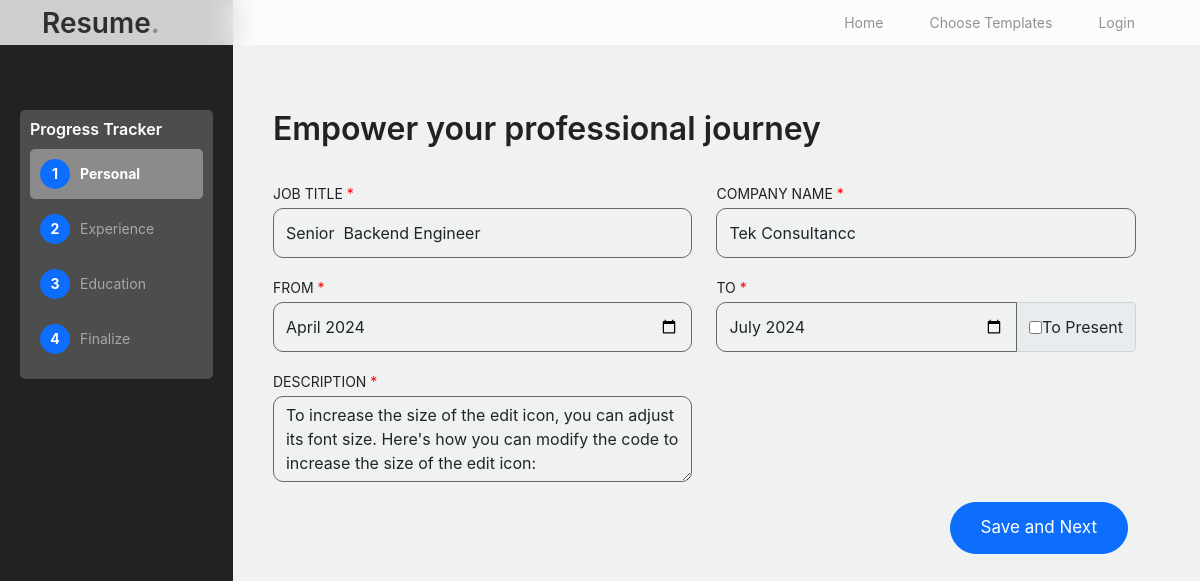
Page /edit_work_history/21 on the committed database.
### resume_builder/models.py (models this page shows)
class Experience(models.Model):
    user_id = models.ForeignKey('NewUser', on_delete=models.CASCADE)
    designation = models.CharField(max_length=800,default='designation')
    company_name = models.CharField(max_length=800,default='company name')
    from_date = models.CharField(max_length=800,default='from date')
    to_date = models.CharField(max_length=800,default='to date')
    description = models.CharField(max_length=1000,default='experience description')

### resume_builder/views.py (the view, shortened to what this page needs)
# urls.py: path('edit_work_history/<int:id>',views.edit_work_history,name="edit_work_history"),
def edit_work_history(request,id):
    user_id = request.user.id
    details=Experience.objects.get(id=id)
    context={'details':details}
    return render(request, 'edit_work_history.html',context)

### resume_builder/templates/edit_work_history.html (shortened to what this page needs)
<!doctype html>
<html lang="en">
<head>
		<link href="/static/home_assets/css/bootstrap.min.css" rel="stylesheet">
		<link href="https://cdnjs.cloudflare.com/ajax/libs/font-awesome/6.0.0-beta3/css/all.min.css" rel="stylesheet">
		<link href="/static/home_assets/css/tiny-slider.css" rel="stylesheet">
		<link href="/static/home_assets/css/style.css" rel="stylesheet">
	</head>
	<body>
		<nav class="custom-navbar navbar navbar-expand-md navbar-dark bg-dark fixed-top" aria-label="Furni navigation bar">
			<div class="container">
				<a class="navbar-brand" href="index.html">Resume<span>.</span></a>
				<div class="collapse navbar-collapse" id="navbarsFurni">
					<ul class="custom-navbar-nav navbar-nav ms-auto mb-2 mb-md-0">
						<li class="nav-item">
							<a class="nav-link" href="index.html">Home</a>
						</li>
						<li><a class="nav-link" href="shop.html">Choose Templates</a></li>
						<li><a class="nav-link" href="about.html">Login</a></li>
					</ul>
				</div>
			</div>
		</nav>
<div class="hero1">
		<div class="container1">
			<div class="sidebar" id="sidebar">
				<div class="tracking-system">
					<h3>Progress Tracker</h3>
					<ul class="tracking-steps">
						<li class="step active">
							<div class="step-number">1</div>
							Personal
						</li>
						<li class="step">
							<div class="step-number">2</div>
							Experience
						</li>
						<li class="step">
							<div class="step-number">3</div>
							Education
						</li>
						<li class="step">
							<div class="step-number">4</div>
							Finalize
						</li>
					</ul>
				</div>
			</div>
			<div class="main-content" id="main-content">
				<div style="margin-top: 70px;">
					<h2 class="mb-4 section-title1" style="color: #222222;"> Empower your professional journey </h2>
				</div>
                <form action="#" class="row g-6" style="background-color: transparent;" method="post">
                    <div class="row g-6">
                        <div class="col-lg-6">
                            <label style="color: #222222;">JOB TITLE <span style="color: red;">*</span></label>
                            <input type="text" value="{{details.designation}}" required name="designation" class="form-control" placeholder="Eg: Software Engineer" style="background-color: transparent; border: 1px solid #666;">
                        </div>
                        <div class="col-lg-6">
                            <label style="color: #222222;">COMPANY NAME <span style="color: red;">*</span></label>
                            <input type="text" value="{{details.company_name}}" required name="company_name" class="form-control" placeholder="Eg: Info-teck solutions" style="background-color: transparent; border: 1px solid #666;">
                        </div>
                    </div>
                    <div class="row g-6">
                        <div class="col-lg-6">
                            <label style="color: #222222;">FROM <span style="color: red;">*</span></label>
                            <input type="month" value="{{details.from_date}}" required class="form-control" name="from_date" style="background-color: transparent; border: 1px solid #666;">
                        </div>
                        <div class="col-lg-6">
                            <label style="color: #222222;">TO <span style="color: red;">*</span></label>
                            <div class="input-group">
                                <input type="month" value="{{details.to_date}}" class="form-control"  name="to_date" id="toDateInput" style="background-color: transparent; border: 1px solid #666;">
                                <div class="input-group-text">
                                    <input type="checkbox" name="to_present" id="toPresentCheckbox" onchange="toggleCheckbox()">
                                    <label for="toPresentCheckbox">To Present</label>
                                </div>
                            </div>
                        </div>
                    </div>
                    <div class="row g-6">
                        <div class="col-lg-6">
                            <label style="color: #222222;">DESCRIPTION <span style="color: red;">*</span></label>
                            <textarea class="form-control"  required name="description" rows="3" style="background-color: transparent; border: 1px solid #666;">{{details.description}}</textarea>
                        </div>
                        <div class="button-container" style="text-align: right; margin-top: 20px;">
							<a href="/edit_experience_choice"><button type="submit" class="btn btn-primary me-2">Save and Next</button></a>
						</div>
                    </div>
                </form>
			</div>
		</div>
		</div>
	</body>
</html>

### static/home_assets/css/style.css (style rules this page uses)
* { font-family: "SF Pro Text", "Myriad Set Pro", "SF Pro Icons", "Apple Legacy Chevron", "Helvetica Neue", "Helvetica", "Arial", sans-serif !important; }
body { overflow-x: hidden; position: relative; }
body { font-family: "Inter", sans-serif; font-weight: 400; line-height: 28px; color: #6a6a6a; font-size: 14px; background-color: #eff2f1; }
a { text-decoration: none; -webkit-transition: .3s all ease; -o-transition: .3s all ease; transition: .3s all ease; color: #2f2f2f; text-decoration: underline; }
.custom-navbar { background: #3b5d50 !important; padding-top: 20px; padding-bottom: 20px; }
.custom-navbar .navbar-brand { font-size: 28px; color: #2f2f2f; font-weight: 600; }
.custom-navbar .navbar-brand>span { opacity: .4; color: #2f2f2f; }
@media (min-width: 992px) { .custom-navbar .custom-navbar-nav li { margin-left: 15px; margin-right: 15px; } }
.custom-navbar .custom-navbar-nav li a { font-weight: 500; color: #ffffff !important; opacity: .5; -webkit-transition: .3s all ease; -o-transition: .3s all ease; transition: .3s all ease; position: relative; }
@media (min-width: 768px) { .custom-navbar .custom-navbar-nav li a:before { content: ""; position: absolute; bottom: 0; left: 8px; right: 8px; background: #f9bf29; height: 5px; opacity: 1; visibility: visible; width: 0; -webkit-transition: .15s all ease-out; -o-transition: .15s all ease-out; transition: .15s all ease-out; } }
.btn { font-weight: 400; font-size: 17px; padding: 12px 30px; border-radius: 30px; color: #ffffff; background: #2f2f2f; border-color: #2f2f2f; }
.btn.btn-primary { background: #3b5d50; border-color: #3b5d50; }
.btn.btn-primary { background-color: #0d6efd; border-color: #0d6efd }
.section-title1 { color: #e1e1e1; }
.form-control { height: 50px; border-radius: 10px; font-family: "Inter", sans-serif; }
textarea { height: auto !important; }

### resume_builder/templates/edit_work_history.html (style rules this page uses)
.custom-navbar { height: 45px; background-color: rgba(255, 255, 255, 0.779) !important; backdrop-filter: blur(15px); position: fixed; top: 0; width: 100%; z-index: 1000; }
.custom-navbar .navbar-nav .nav-link { line-height: 50px; }
.custom-navbar .navbar-brand, .custom-navbar .navbar-toggler { line-height: 50px; }
.container1 { display: flex; height: 100vh; }
.sidebar { background-color: #222222; color: white; width: 390px; padding: 20px; transition: width 0.3s; }
.main-content { flex-grow: 1; padding: 40px; }
.tracking-system { margin-top: 90px; padding: 10px; background-color: #4d4d4d; border-radius: 5px; }
.tracking-system h3 { color: #fff; font-size: 16px; margin-bottom: 10px; }
.tracking-steps { list-style: none; padding: 0; margin: 0; display: flex; flex-direction: column; }
.step { padding: 10px; margin-bottom: 5px; color: #a7a7a7; cursor: pointer; border-radius: 5px; transition: background-color 0.3s, color 0.3s; display: flex; align-items: center; position: relative; }
.step.active { background-color: #8b8b8b; color: #fff; font-weight: bold; }
.step-number { background-color: #0d6efd; color: #fff; border-radius: 50%; padding: 10px; width: 30px; height: 30px; display: flex; justify-content: center; align-items: center; margin-right: 10px; font-weight: bold; font-size: 14px; }
.tracking-steps .step:not(:last-child)::after { content: ''; height: 40px; border-left: 2px solid #555; display: block; position: absolute; top: calc(50% + 15px); left: 15px; z-index: -1; }
.tracking-steps .step:not(:last-child)::after { content: '▼'; font-size: 12px; color: #fff; display: block; position: absolute; bottom: -10px; left: calc(50% - 6px); }

### rows in the picture
Experience: designation "Senior Backend Engineer", company_name "Tek Consultancc", from_date "2024-04", to_date "2024-07", description "To increase the size of the edit icon, you can adjust its font size. Here's how you can modify the code to increase the size of the edit icon:"
